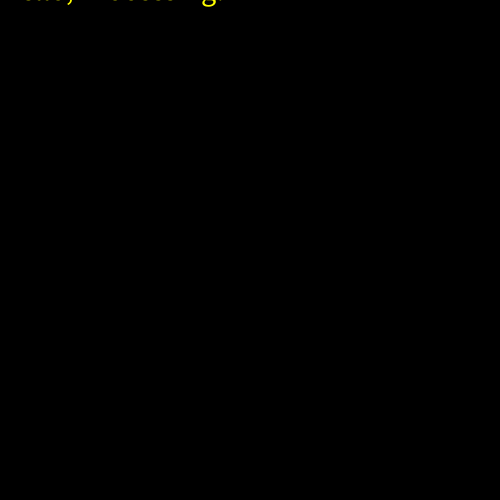
Frame 1 (no input)
Frame 60 (the mouse pressed at the canvas centre just before this capture): identical to frame 1, image omitted
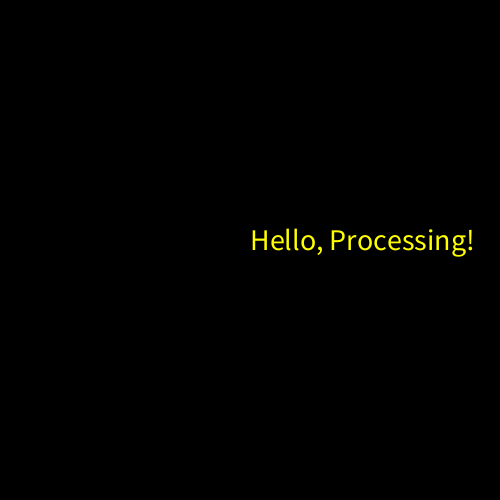
Frame 120 (the mouse held since frame 60 and released just before this capture)

The Processing sketch that drew these frames (run headless with seeded random() and noise(); from frame 60 on, the mouse is pressed at the canvas centre):

// Processing sketch: ex04_18
// ── ex04_18.pde
// 문자열이 마우스를 따라 움직이기

void setup() {
  size(500, 500);
}

void draw() {
  background(0);
  fill(255, 255, 0);
  textSize(30);
  text("Hello, Processing!", mouseX, mouseY);
}
